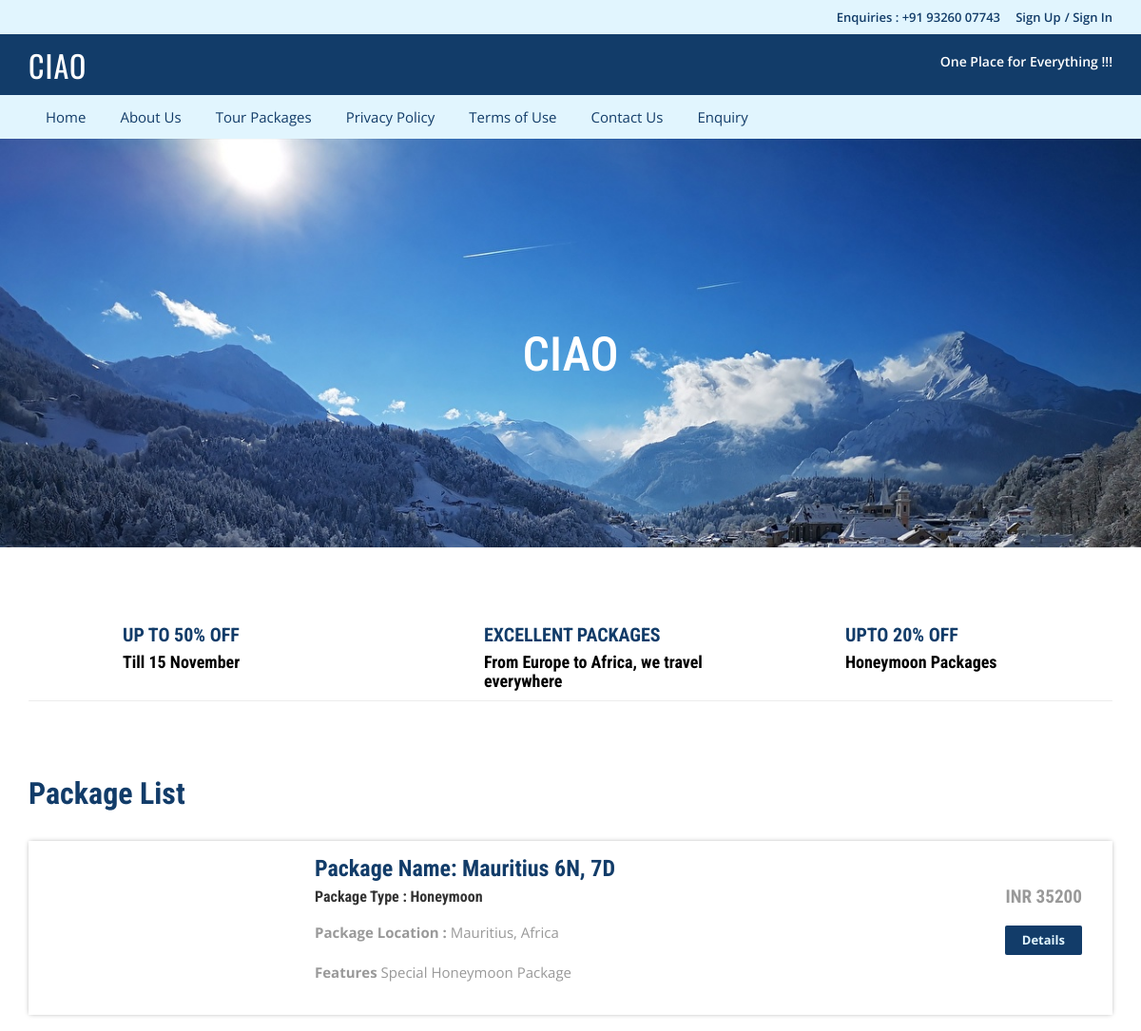
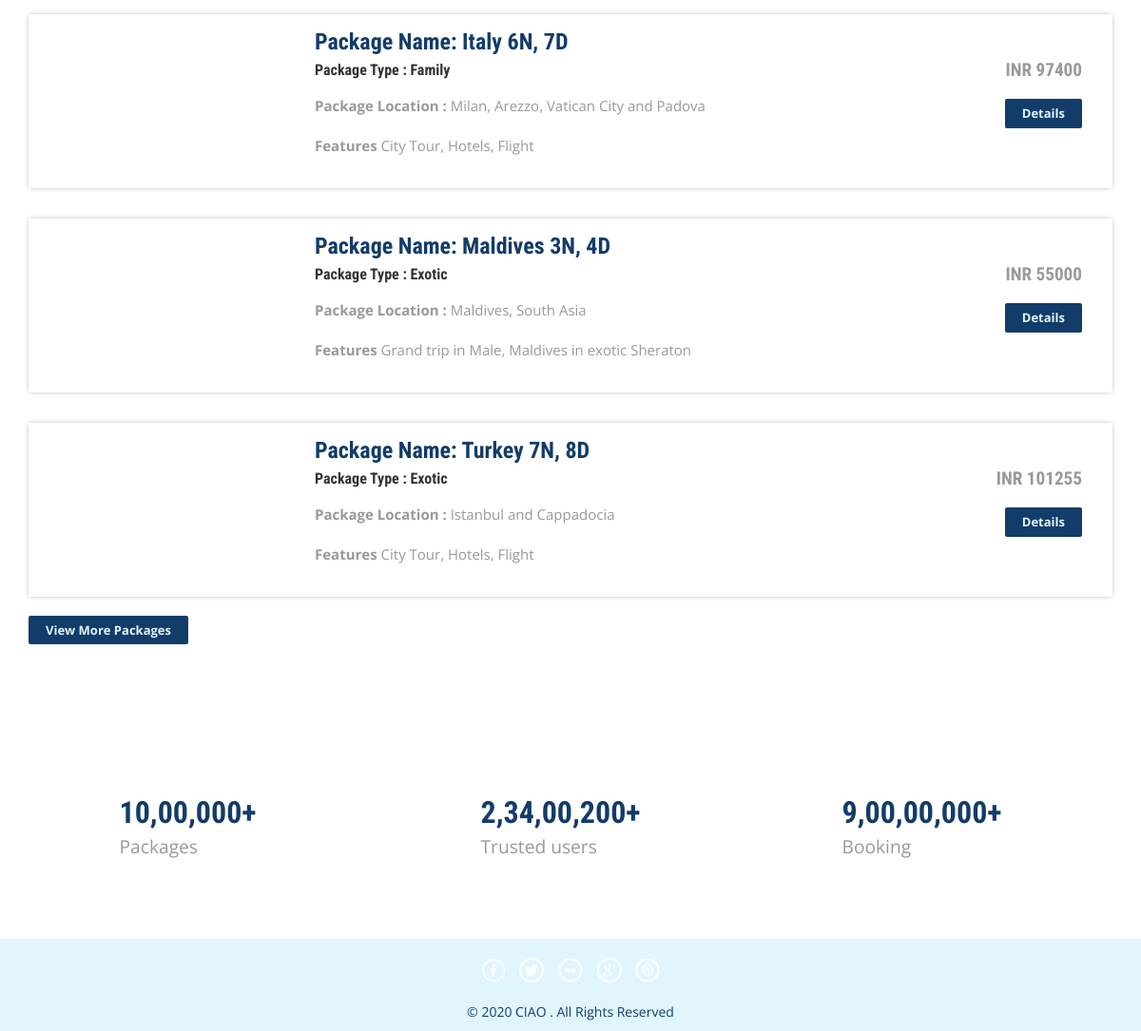
The page / on the database its author committed (2 pictures, top to bottom).
### tables this page shows
CREATE TABLE `tbltourpackages` (
  `PackageId` int(11) NOT NULL,
  `PackageName` varchar(200) DEFAULT NULL,
  `PackageType` varchar(150) DEFAULT NULL,
  `PackageLocation` varchar(100) DEFAULT NULL,
  `PackagePrice` int(11) DEFAULT NULL,
  `PackageFetures` varchar(255) DEFAULT NULL,
  `PackageDetails` mediumtext DEFAULT NULL,
  `PackageImage` varchar(100) DEFAULT NULL,
  `Creationdate` timestamp NULL DEFAULT current_timestamp(),
  `UpdationDate` timestamp NULL DEFAULT NULL ON UPDATE current_timestamp()
);

### index.php (the view, shortened to what this page needs)
<?php
include('includes/config.php');
?>
<!DOCTYPE HTML>
<html>
<head>
<link href="css/bootstrap.css" rel='stylesheet' type='text/css' />
<link href="css/style.css" rel='stylesheet' type='text/css' />
<link href="css/font-awesome.css" rel="stylesheet">
<link href="css/animate.css" rel="stylesheet" type="text/css" media="all">
</head>
<body>
<?php include('includes/header.php');?>
<div class="banner">
	<div class="container">
		<h1 class="wow zoomIn animated animated" data-wow-delay=".5s" style="visibility: visible; animation-delay: 0.5s; animation-name: zoomIn;"> CIAO </h1>
	</div>
</div>
<div class="container">
	<div class="rupes">
		<div class="col-md-4 rupes-left wow fadeInDown animated animated" data-wow-delay=".5s" style="visibility: visible; animation-delay: 0.5s; animation-name: fadeInDown;">
			<div class="rup-left">
				<a><i class="fa fa-usd"></i></a>
			</div>
			<div class="rup-rgt">
				<h3>UP TO 50% OFF</h3>
				<h4><a>Till 15 November</a></h4>
			</div>
				<div class="clearfix"></div>
		</div>
		<div class="col-md-4 rupes-left wow fadeInDown animated animated" data-wow-delay=".5s" style="visibility: visible; animation-delay: 0.5s; animation-name: fadeInDown;">
			<div class="rup-left">
				<a><i class="fa fa-h-square"></i></a>
			</div>
			<div class="rup-rgt">
				<h3>EXCELLENT PACKAGES</h3>
				<h4><a>From Europe to Africa, we travel everywhere</a></h4>
			</div>
				<div class="clearfix"></div>
		</div>
		<div class="col-md-4 rupes-left wow fadeInDown animated animated" data-wow-delay=".5s" style="visibility: visible; animation-delay: 0.5s; animation-name: fadeInDown;">
			<div class="rup-left">
				<a><i class="fa fa-mobile"></i></a>
			</div>
			<div class="rup-rgt">
				<h3>UPTO 20% OFF</h3>
				<h4><a>Honeymoon Packages</a></h4>
			</div>
				<div class="clearfix"></div>
		</div>
	</div>
</div>
<div class="container">
	<div class="holiday">
	<h3>Package List</h3>
<?php $sql = "SELECT * from tbltourpackages order by rand() limit 4";
$query = $dbh->prepare($sql);
$query->execute();
$results=$query->fetchAll(PDO::FETCH_OBJ);
if($query->rowCount() > 0)
{
foreach($results as $result)
{	?>
			<div class="rom-btm">
				<div class="col-md-3 room-left wow fadeInLeft animated" data-wow-delay=".5s">
				</div>
				<div class="col-md-6 room-midle wow fadeInUp animated" data-wow-delay=".5s">
					<h4>Package Name: <?php echo htmlentities($result->PackageName);?></h4>
					<h6>Package Type : <?php echo htmlentities($result->PackageType);?></h6>
					<p><b>Package Location :</b> <?php echo htmlentities($result->PackageLocation);?></p>
					<p><b>Features</b> <?php echo htmlentities($result->PackageFetures);?></p>
				</div>
				<div class="col-md-3 room-right wow fadeInRight animated" data-wow-delay=".5s">
					<h5>INR <?php echo htmlentities($result->PackagePrice);?></h5>
					<a href="package-details.php?pkgid=<?php echo htmlentities($result->PackageId);?>" class="view">Details</a>
				</div>
				<div class="clearfix"></div>
			</div>
<?php }} ?>
<div><a href="package-list.php" class="view">View More Packages</a></div>
</div>
	</div>
<div class="routes">
	<div class="container">
		<div class="col-md-4 routes-left wow fadeInRight animated" data-wow-delay=".5s">
			<div class="rou-left">
				<a href="#"><i class="glyphicon glyphicon-list-alt"></i></a>
			</div>
			<div class="rou-rgt wow fadeInDown animated" data-wow-delay=".5s">
				<h3>10,00,000+</h3>
				<p>Packages</p>
			</div>
				<div class="clearfix"></div>
		</div>
		<div class="col-md-4 routes-left">
			<div class="rou-left">
				<a href="#"><i class="fa fa-user"></i></a>
			</div>
			<div class="rou-rgt">
				<h3>2,34,00,200+</h3>
				<p>Trusted users</p>
			</div>
				<div class="clearfix"></div>
		</div>
		<div class="col-md-4 routes-left wow fadeInRight animated" data-wow-delay=".5s">
			<div class="rou-left">
				<a href="#"><i class="fa fa-ticket"></i></a>
			</div>
			<div class="rou-rgt">
				<h3>9,00,00,000+</h3>
				<p>Booking</p>
			</div>
				<div class="clearfix"></div>
		</div>
		<div class="clearfix"></div>
	</div>
</div>
<?php include('includes/footer.php');?>
</body>
</html>

### css/style.css (style rules this page uses)
html, body { font-size: 100%; background: #fff; font-family: 'Open Sans', sans-serif; }
body a,.grid_1,plan_1,plan_1.one,plan_1.two,i.icon1, i.icon2, i.icon3, i.icon4, i.icon5, i.icon6 { transition:0.5s all; -webkit-transition:0.5s all; -moz-transition:0.5s all; -o-transition:0.5s all; -ms-transition:0.5s all; }
h1,h2,h3,h4,h5,h6 { margin:0; font-family: 'Roboto Condensed', sans-serif; }
p { margin:0; }
.banner { background: url(../images/wow2.jpg); background-size: cover; -webkit-background-size: cover; -o-background-size: cover; -ms-background-size: cover; -moz-background-size: cover; min-height: 430px; }
.banner h1 { font-size: 50px; margin-bottom: 40px; padding: 4em 0 0; text-align: center; color: #fff; }
.rup-left { float: left; width: 24%; }
.rup-rgt { float: left; width: 76%; }
.rupes { padding: 5em 0; border-top: 1px solid rgba(236, 236, 236, 0.9); border-bottom: 1px solid rgba(236, 236, 236, 0.9); }
i.fa.fa-usd { font-size: 5em; color: #BAB2B5; }
i.fa.fa-h-square { font-size: 5em; color: #BAB2B5; }
i.fa.fa-mobile { font-size:5em; color: #BAB2B5; }
.rupes h3 { font-size: 20px; color: #123C69; font-weight: 700; }
.rupes h4 { font-size: 18px; margin: 8px 0; font-weight: 700; }
.rupes h4 a { color: #000000; }
.rup-left a { display: inline-block; }
.routes { padding: 5em 0; }
.rou-left { float: left; width: 23%; }
.rou-rgt { float: left; width: 70%; }
i.fa.fa-truck,i.fa.fa-user,i.fa.fa-ticket { font-size: 4em; color:#BAB2B5; }
.routes h3 { font-size: 2em; font-weight: 700; color: #123C69; }
.routes p { font-size: 1.2em; color: #999; line-height: 1.8em; }
.holiday { padding: 5em 0; }
.holiday h3 { font-size: 2em; font-weight: 700; color: #123C69; }
.holiday p { font-size: 1.2em; line-height: 1.8em; margin: 1em 0; color: #999; }
a.view { padding: 6px 18px; font-weight: 700; color: #E1F5FE; background-color: #123C69; border: 0; font-size: 13px; border-radius: 2px; -webkit-transition: all .2s; -moz-transition: all .2s; transition: all .2s; margin-top: 20px; display: inline-block; }
.rom-btm { margin-top: 2em; box-shadow: 0px 0px 5px -1px rgba(0, 0, 0, 0.37); }
.rom-btm h4 { font-size: 1.5em; font-weight: 700; color: #123C69; }
.rom-btm p { font-size: 15px; color: #999; }
.rom-btm h6 { font-size: 1em; font-weight: 700; margin: 0.5em 0; }
.room-right { text-align: right; padding: 3em 2em; }
.room-midle { padding: 1em; }
.rom-btm h5 { font-size: 1.2em; font-weight: 700; color: #999; }
.glyphicon { position: relative; top: 1px; display: inline-block; font-family: 'Glyphicons Halflings'; font-style: normal; font-weight: normal; line-height: 1; -webkit-font-smoothing: antialiased; -moz-osx-font-smoothing: grayscale; }

### rows shown on the page
tbltourpackages: PackageName "Mauritius 6N, 7D", PackageType "Honeymoon", PackageLocation "Mauritius, Africa", PackageFetures "Special Honeymoon Package", PackagePrice "35200"
tbltourpackages: PackageName "Italy 6N, 7D", PackageType "Family", PackageLocation "Milan, Arezzo, Vatican City and Padova", PackageFetures "City Tour, Hotels, Flight", PackagePrice "97400"
tbltourpackages: PackageName "Maldives 3N, 4D", PackageType "Exotic", PackageLocation "Maldives, South Asia", PackageFetures "Grand trip in Male, Maldives in exotic Sheraton", PackagePrice "55000"
tbltourpackages: PackageName "Turkey 7N, 8D", PackageType "Exotic", PackageLocation "Istanbul and Cappadocia", PackageFetures "City Tour, Hotels, Flight", PackagePrice "101255"
